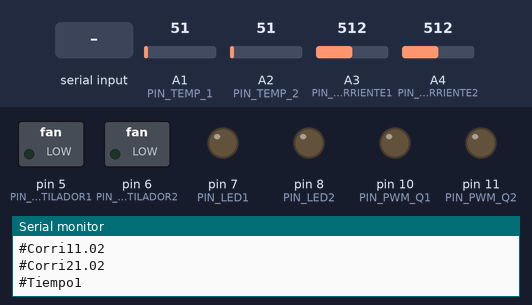
A sketch run on a simulated Arduino Uno, built with avr-gcc and run on an emulated ATmega328P. On the bench: switched loads named in the sketch (green lamp = pin HIGH), output pins drawn as LEDs (lit = HIGH), the last lines printed to the serial monitor. The inputs (shaded band) are chosen by the test bench; at power-on: A1 (PIN_TEMP_1) = 51, A2 (PIN_TEMP_2) = 51, A3 (PIN_ADC_CORRIENTE1) = 512, A4 (PIN_ADC_CORRIENTE2) = 512.

Above: at 1.2 s.
1.3 s: "$LED1on\n" received over Serial
At 2.5 s:
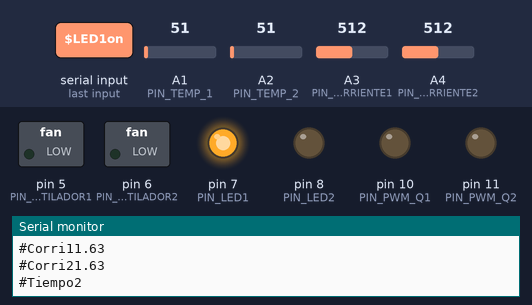
2.8 s: "$LED2on\n" received over Serial
At 3.7 s:
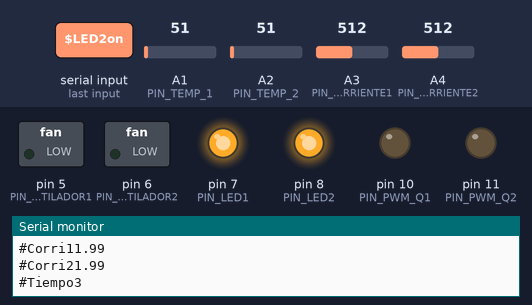
4.3 s: "$LED1off\n" received over Serial
At 4.8 s:
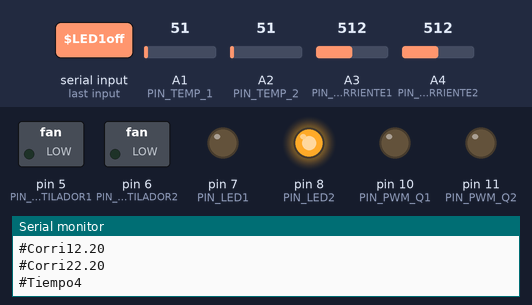
5.8 s: "$VENT1on\n" received over Serial
At 7.0 s:
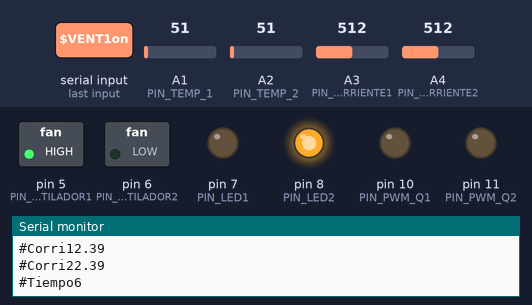
7.3 s: "$LED2off\n" received over Serial
At 8.3 s:
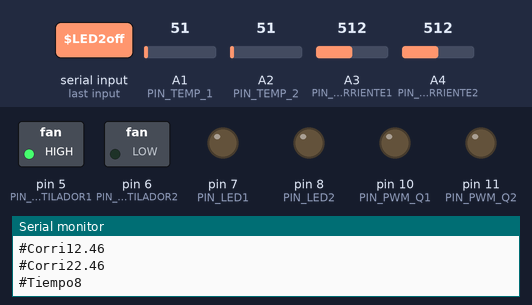
8.8 s: "$VENT2on\n" received over Serial
At 9.5 s:
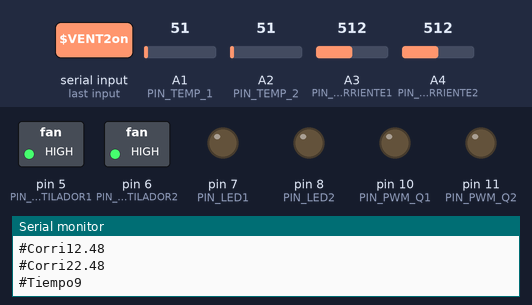
Timing chart, 0 to 11.3 s (numbered marks = the images above; inputs shaded):
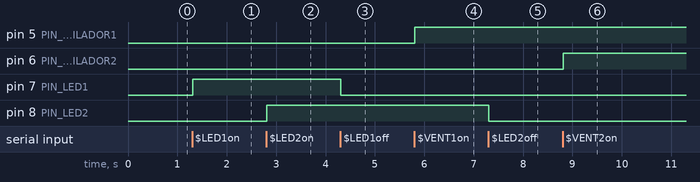

Measured:
- after the input at 1.3 s, pin 7 (PIN_LED1): LOW → HIGH at once
- after the input at 2.8 s, pin 8 (PIN_LED2): LOW → HIGH at once
- after the input at 4.3 s, pin 7 (PIN_LED1): HIGH → LOW at once
- after the input at 5.8 s, pin 5 (PIN_VENTILADOR1): LOW → HIGH at once
- after the input at 7.3 s, pin 8 (PIN_LED2): HIGH → LOW at once
- after the input at 8.8 s, pin 6 (PIN_VENTILADOR2): LOW → HIGH at once

The sketch:

ArduinoSerialPlanta.ino
```cpp
#include <Arduino.h>

// CONFIGURACIÓN DE PINES
constexpr uint8_t PIN_TEMP_1 = A1;
constexpr uint8_t PIN_TEMP_2 = A2;
constexpr uint8_t PIN_ADC_CORRIENTE1 = A3;
constexpr uint8_t PIN_ADC_CORRIENTE2 = A4;

constexpr uint8_t PIN_LED1 = 7;
constexpr uint8_t PIN_LED2 = 8;
constexpr uint8_t PIN_VENTILADOR1 = 5;
constexpr uint8_t PIN_VENTILADOR2 = 6;

constexpr uint8_t PIN_PWM_Q1 = 10; // PWM
constexpr uint8_t PIN_PWM_Q2 = 11; // PWM

// PARÁMETROS DE CONFIGURACIÓN
constexpr float ALPHA_TEMP = 0.8f;
constexpr float ALPHA_CORRIENTE = 0.1f;

// INTERVALOS DE TIEMPO (ms)
constexpr uint32_t INTERVALO_SENSORES = 200;
constexpr uint32_t INTERVALO_SERIAL   = 1000;
uint32_t segundos = 0;

// VARIABLES GLOBALES DE ESTADO Y MEDICIÓN
uint32_t tAnteriorSensores = 0;
uint32_t tAnteriorSerial   = 0;

uint8_t dutyCycleQ1 = 0;
uint8_t dutyCycleQ2 = 0;

bool estadoLed1 = false;
bool estadoLed2 = false;
bool estadoVent1 = false;
bool estadoVent2 = false;

float temp1 = 0.0f;
float temp2 = 0.0f;
float corrienteQ1 = 0.0f;
float corrienteQ2 = 0.0f;
float temp1Anterior = 0.0f;
float temp2Anterior = 0.0f;
float corriente1Anterior = 0.0f;
float corriente2Anterior = 0.0f;

// BUFFER SERIAL
constexpr uint8_t TAMANO_BUFFER_SERIAL = 32;
char rxBuffer[TAMANO_BUFFER_SERIAL];
uint8_t rxIndex = 0;

// DECLARACIÓN DE FUNCIONES
void leerPuertoSerial();
void procesarComando(const char* cmd);
void leerSensores();
void enviarTelemetriaSerial();

void setup() {
  Serial.begin(9600);

  pinMode(PIN_LED1, OUTPUT);
  pinMode(PIN_LED2, OUTPUT);
  pinMode(PIN_VENTILADOR1, OUTPUT);
  pinMode(PIN_VENTILADOR2, OUTPUT);
  pinMode(PIN_PWM_Q1, OUTPUT);
  pinMode(PIN_PWM_Q2, OUTPUT);

  digitalWrite(PIN_LED1, LOW);
  digitalWrite(PIN_LED2, LOW);
  digitalWrite(PIN_VENTILADOR1, LOW);
  digitalWrite(PIN_VENTILADOR2, LOW);
  analogWrite(PIN_PWM_Q1, 0);
  analogWrite(PIN_PWM_Q2, 0);
}

void loop() {
  uint32_t tActual = millis();

  // 1. Recepción y procesamiento serie continuo
  leerPuertoSerial();

  // 2. Tarea de lectura y filtrado de sensores
  if (tActual - tAnteriorSensores >= INTERVALO_SENSORES) {
    tAnteriorSensores = tActual;
    leerSensores();
  }

  // 3. Tarea de transmisión de telemetría por puerto serie
  if (tActual - tAnteriorSerial >= INTERVALO_SERIAL) {
    tAnteriorSerial = tActual;
    enviarTelemetriaSerial();
  }
}

void leerPuertoSerial() {
  while (Serial.available() > 0) {
    char inChar = (char)Serial.read();

    if (inChar == '\n' || inChar == '\r') {
      if (rxIndex > 0) {
        rxBuffer[rxIndex] = '\0';
        procesarComando(rxBuffer);
        rxIndex = 0;
      }
    } else if (rxIndex < TAMANO_BUFFER_SERIAL - 1) {
      rxBuffer[rxIndex++] = inChar;
    }
  }
}

void procesarComando(const char* cmd) {
  if (strcmp(cmd, "$LED1on") == 0) {
    estadoLed1 = true;
    digitalWrite(PIN_LED1, HIGH);
  } else if (strcmp(cmd, "$LED1off") == 0) {
    estadoLed1 = false;
    digitalWrite(PIN_LED1, LOW);
  } else if (strcmp(cmd, "$LED2on") == 0) {
    estadoLed2 = true;
    digitalWrite(PIN_LED2, HIGH);
  } else if (strcmp(cmd, "$LED2off") == 0) {
    estadoLed2 = false;
    digitalWrite(PIN_LED2, LOW);
  } else if (strcmp(cmd, "$VENT1on") == 0) {
    estadoVent1 = true;
    digitalWrite(PIN_VENTILADOR1, HIGH);
  } else if (strcmp(cmd, "$VENT1off") == 0) {
    estadoVent1 = false;
    digitalWrite(PIN_VENTILADOR1, LOW);
  } else if (strcmp(cmd, "$VENT2on") == 0) {
    estadoVent2 = true;
    digitalWrite(PIN_VENTILADOR2, HIGH);
  } else if (strcmp(cmd, "$VENT2off") == 0) {
    estadoVent2 = false;
    digitalWrite(PIN_VENTILADOR2, LOW);
  } else if (strncmp(cmd, "$PWM1", 5) == 0) {
    int valor = atoi(&cmd[5]);
    dutyCycleQ1 = (uint8_t)constrain(valor, 0, 100);
    uint8_t pwmVal = (uint8_t)map(dutyCycleQ1, 0, 100, 0, 255);
    analogWrite(PIN_PWM_Q1, pwmVal);
  } else if (strncmp(cmd, "$PWM2", 5) == 0) {
    int valor = atoi(&cmd[5]);
    dutyCycleQ2 = (uint8_t)constrain(valor, 0, 100);
    uint8_t pwmVal = (uint8_t)map(dutyCycleQ2, 0, 100, 0, 255);
    analogWrite(PIN_PWM_Q2, pwmVal);
  }
}

void leerSensores() {
  // Lectura LM35 en A1 (conversión a °C con Vref = 5.0V) y filtro IIR
  const int adcT1 = analogRead(PIN_TEMP_1);
  float t1Raw = ((adcT1 * 500.0f) / 1024.0f)/4;
  temp1 = (t1Raw * ALPHA_TEMP) + ((1.0f - ALPHA_TEMP) * temp1Anterior);
  temp1Anterior = temp1;

  // Lectura LM35 en A2
  const int adcT2 = analogRead(PIN_TEMP_2);
  float t2Raw = ((adcT2 * 500.0f) / 1024.0f)/4;
  temp2 = (t2Raw * ALPHA_TEMP) + ((1.0f - ALPHA_TEMP) * temp2Anterior);
  temp2Anterior = temp2;

  // Lectura ADC Corriente en A3 (10 bits, 5.0V ref)
  const int adcI1 = analogRead(PIN_ADC_CORRIENTE1);
  float v1Raw = (adcI1 * 5.0f) / 1024.0f;
  corrienteQ1 = (v1Raw * ALPHA_CORRIENTE) + ((1.0f - ALPHA_CORRIENTE) * corriente1Anterior);
  corriente1Anterior = corrienteQ1;

  // Lectura ADC Corriente en A5
  const int adcI2 = analogRead(PIN_ADC_CORRIENTE2);
  float v2Raw = (adcI2 * 5.0f) / 1024.0f;
  corrienteQ2 = (v2Raw * ALPHA_CORRIENTE) + ((1.0f - ALPHA_CORRIENTE) * corriente2Anterior);
  corriente2Anterior = corrienteQ2;
}

void enviarTelemetriaSerial() {
  segundos = millis() / 1000;

  Serial.print(F("#Temp1"));
  Serial.println(temp1);

  Serial.print(F("#Temp2"));
  Serial.println(temp2);

  Serial.print(F("#Corri1"));
  Serial.println(corrienteQ1);

  Serial.print(F("#Corri2"));
  Serial.println(corrienteQ2);

  Serial.print(F("#Tiempo"));
  Serial.println(segundos);
}
```
